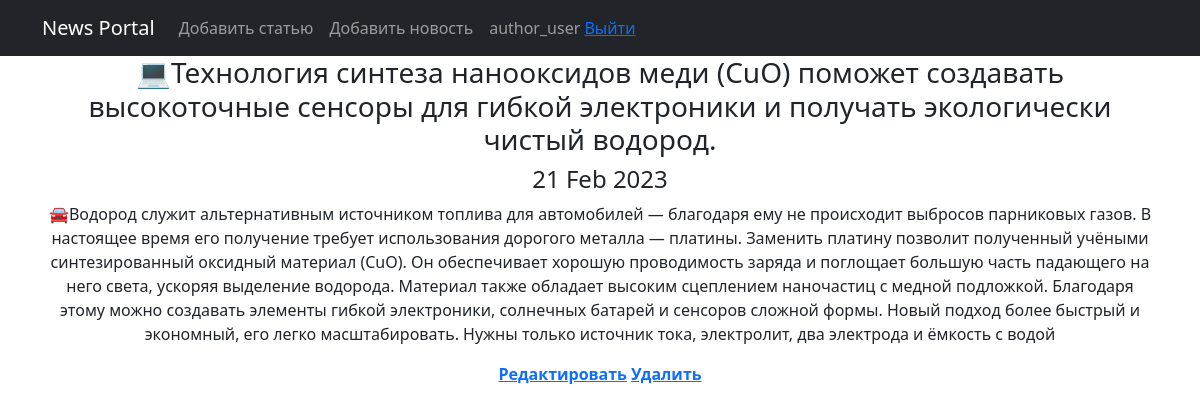
Screenshot of /news/97 (signed in) with the database file from the repository.
### news/models.py (models this page shows, shortened)
class Post(models.Model):
    author = models.ForeignKey(Author, on_delete=models.CASCADE)  # связь «один ко многим» с моделью Author;
    position = models.CharField(max_length=255, choices=POSITION)  # поле с выбором — «статья» или «новость»;
    time_in = models.DateTimeField(auto_now_add=True)  # автоматически добавляемая дата и время создания;
    category = models.ManyToManyField(Category, through='PostCategory')
    article = models.CharField(max_length=255)  # заголовок статьи/новости;
    text = models.TextField()  # текст статьи/новости;
    rating = models.FloatField(default=0.0)  # рейтинг статьи/новости.
    def get_position(self):
        if self.position == "PO":
            return 'articles'
        else:
            return 'news'

### news/views.py (the view)
# urls.py: path('<int:pk>', (PostDetail.as_view()), name='news'),  # Раз в 5 минут будет записываться в кэш
class PostDetail(DetailView):
    model = Post
    template_name = 'news.html'
    context_object_name = 'news'
    def get_context_data(self, **kwargs):
        context = super().get_context_data(**kwargs)
        context['menu'] = menu
        context['title'] = f"{context['news'].article}"
        context['cat_subscriber'] = Category.objects.filter(subscribers__pk=self.request.user.id)
        context['is_author'] = self.request.user.groups.filter(name='authors').exists()
        context['cat_selected'] = context['news'].category.get()
        return context

### news/templatetags/custom_filters.py (called while the page is built)
@register.filter()
def censor(value):
    try:
        if not isinstance(value, str):
            raise CensorException('Error')
        v = value
        for word in WORDS:
            if word in v:
                v = v.replace(word, f'{word[:1]}{len(word[1:])*"*"}')
            if word.capitalize() in v:
                v = v.replace(word.capitalize(), f'{word[:1].capitalize()}{len(word[1:])*"*"}')
        return v
    except CensorException as e:
        print(e)

### templates/news.html (shortened to what this page needs)
{% extends 'flatpages/default.html' %}
{% load custom_filters %}
{% block content %}
<h3>{{ news.article|censor }}</h3>
<h4>{{ news.time_in|date:'d M Y' }}</h4>
<p>{{ news.text|censor }}</p>
{% if is_author %}
    <a href="/news/{{news.get_position}}/{{news.id}}/edit"><b>Редактировать</b></a>
    <a href="/news/{{news.get_position}}/{{news.id}}/delete"><b>Удалить</b></a>
{% endif%}
{% endblock content %}

### templates/flatpages/default.html (shortened to what this page needs)
<!DOCTYPE html>
<html lang="en">
<head>
{% load static%}
        <link href="{% static 'css/styles.css' %}" rel="stylesheet">
</head>
<body>
    <nav class="navbar navbar-expand-lg navbar-dark bg-dark static-top">
       <div class="container">
           <a class="navbar-brand" href="{% url 'news_list'%}">News Portal</a>
           <div class="collapse navbar-collapse" id="navbarResponsive">
               <ul class="navbar-nav ml-auto">
{% block mainmenu %}
{% for m in menu %}
                   <li class="nav-item active">
                       <a class="nav-link" href="{% url m.url_name%}">{{m.title}}</a>
                   </li>
{% endfor %}
{% if request.user.is_authenticated %}
                   <li class="nav-link"> {{user.username}}
                     <a href="/accounts/logout">Выйти</a>
                   </li>
{% else %}
                   <li class="nav-link">
                     <a href="/accounts/signup">Регистация</a> | <a href="/accounts/login">Войти</a>
                   </li>
{% endif %}
{% endblock mainmenu %}
               </ul>
           </div>
       </div>
    </nav>
    <div class="container">
        <div class="row">
            <div class="col-lg-12 text-center">
{% block content %}{% endblock content %}
            </div>
        </div>
    </div>
</body>
</html>

### rows the page displays
Post: article|censor "💻Технология синтеза нанооксидов меди (CuO) поможет создавать высокоточные сенсоры для гибкой электроники и получать экологически чистый водород.", time_in "21 Feb 2023", text|censor "🚘Водород служит альтернативным источником топлива для автомобилей — благодаря ему не происходит выбросов парниковых газов. В настоящее время его получение требует использования дорогого металла — платины. Заменить платину позволит полученный учёными синтезированный оксидный материал (CuO). Он обеспечивает хорошую проводимость заряда и поглощает большую часть падающего на него света, ускоряя выделение водорода. Материал также обладает высоким сцеплением наночастиц с медной подложкой. Благодаря этому можно создавать элементы гибкой электроники, солнечных батарей и сенсоров сложной формы. Новый подход более быстрый и экономный, его легко масштабировать. Нужны только источник тока, электролит,…"

### other values shown
{{ m.title }} "Добавить статью" "Добавить новость"
{{ user.username }} "author_user"
